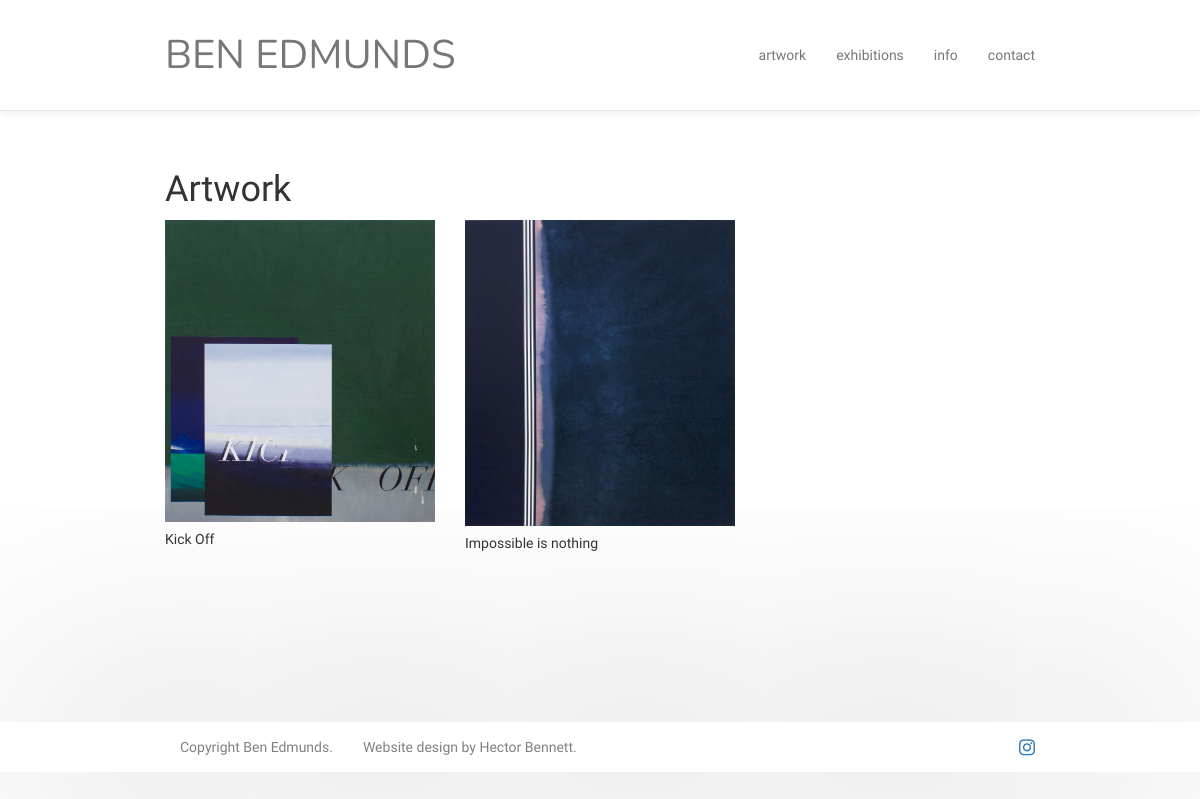
The app's page /gallery/artwork/, older data.
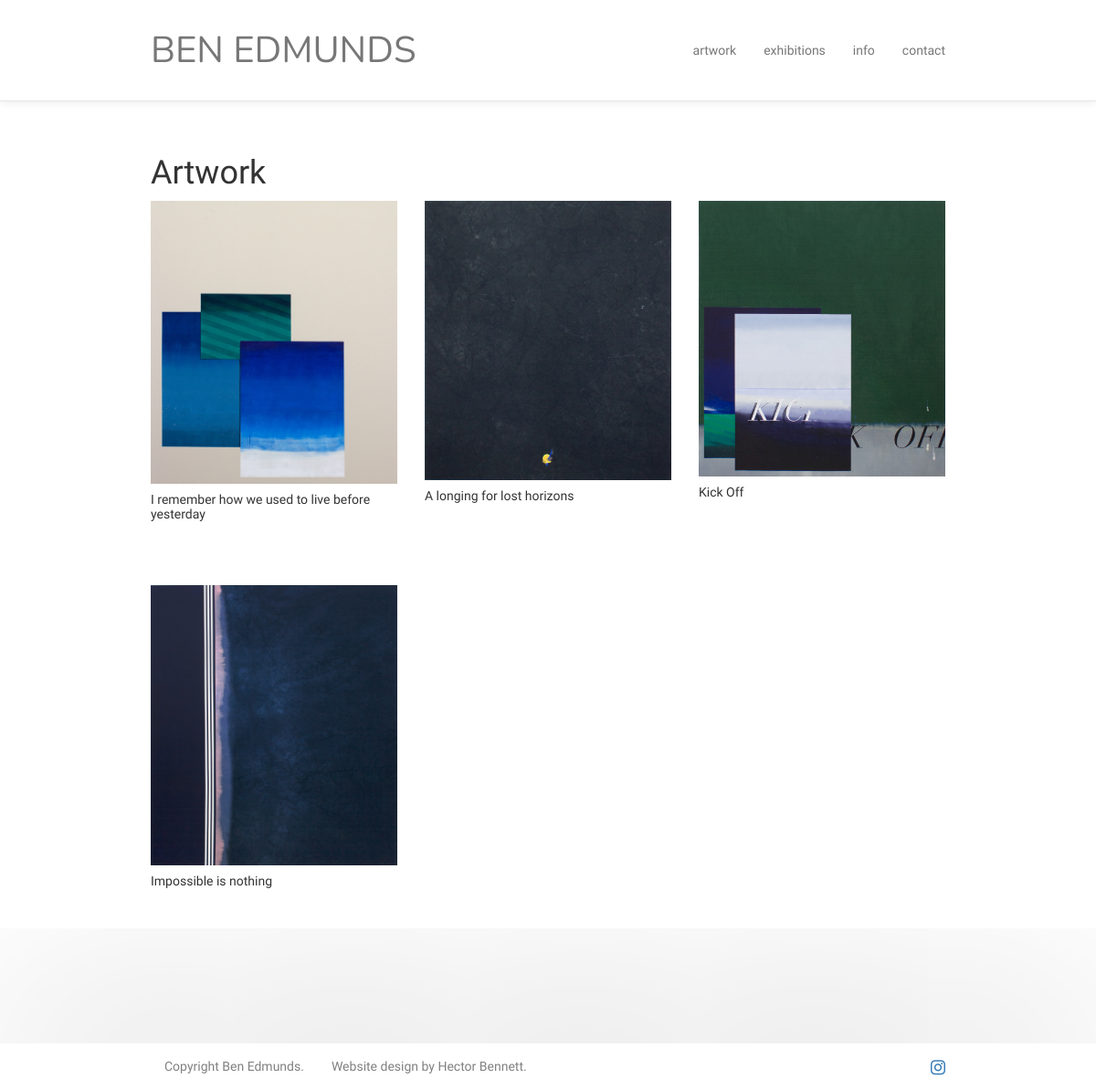
The same page, newer data.
### gallery/models.py (models this page shows, shortened)
class Artwork(models.Model):
	image = models.ImageField(upload_to="artwork/%Y/%m/", blank=True, null=True)
	alt_image_1 = models.ImageField(upload_to="artwork/%Y/%m/", blank=True, null=True)
	alt_image_2 = models.ImageField(upload_to="artwork/%Y/%m/", blank=True, null=True)
	alt_image_3 = models.ImageField(upload_to="artwork/%Y/%m/", blank=True, null=True)
	title = models.CharField(max_length=200)
	medium = models.CharField(max_length=200)
	height = models.IntegerField()
	width = models.IntegerField()
	description = models.TextField()
	date_created = models.DateField()
	date_published = models.DateTimeField(blank=True, null=True,)
	album = models.ForeignKey(Album)
	def __str__(self):
		return self.title

### gallery/views.py (the view)
# urls.py: url(r'^artwork/(?P<pk>\d+)/$', views.artwork_detail, name='artwork_detail'),
def artwork(request):
	Artworks = Artwork.objects.filter(date_created__lte=timezone.now()).order_by('date_created')
	return render(request, 'artwork.html', {'Artworks': Artworks})

### templates/artwork.html (shortened to what this page needs)
{% extends 'base.html' %}
{% load static %}
{% load thumbnail %}
{% block content %}
<div class="container middle">
	<h1>Artwork</h1>
	<div class="row art-row">
	{% for Artwork in Artworks %}
		<div class="col-md-4 col-sm-6 col-xs-12 artbox">
			{% thumbnail Artwork.image "x780" as im %}
				<a href="{% url 'artwork_detail' pk=Artwork.pk %}"><img src="{{ im.url }}" class="img-responsive" class="img-thumbnail" alt="{{ Artwork }}"></a>
			{% endthumbnail %}
			<h5>{{ Artwork }}</h5>
		</div>
	{% endfor %}
	</div>
</div>
{% endblock %}

### templates/base.html (shortened to what this page needs)
{% load static %}
<!DOCTYPE html>
<html lang="en">
	<head>
		<link href="{% static "css/bootstrap.min.css" %}" rel="stylesheet">
		<link href="{% static "css/ie10-viewport-bug-workaround.css" %}" rel="stylesheet">
		<link href="{% static "css/font-awesome.min.css" %}" rel="stylesheet">
		<link href="{% static "main.css" %}" rel="stylesheet">
	</head>
  <body>
	<nav class="navbar navbar-default navbar-fixed-top">
		<div class="container">
			<div class="navbar-header">
				<a class="navbar-brand" href="/">BEN EDMUNDS</a>
			</div>
			<div id="navbar" class="navbar-collapse collapse">
				<ul class="nav navbar-nav navbar-right">
					<li><a href="/gallery/artwork">artwork</a></li>
					<li><a href="/info">exhibitions</a></li>
					<li><a href="/info">info</a></li>
					<li><a href="/info">contact</a></li>
				</ul>
			</div>
		</div>
	</nav>
	{% block content %}Ben Edmunds{% endblock %}
	<footer class="footer">
		<div class="container">
			<div>
				<p class="nav navbar-text">Copyright Ben Edmunds.</p>
				<p class="nav navbar-text">Website design by Hector Bennett.</p>
				<ul class="nav navbar-nav navbar-right">
					<li><a target="_blank" href="#"><i class="fa fa-lg fa-instagram" aria-hidden="true"></i></a></li>
				</ul>
			</div>
		</div>
	</footer>
  </body>
</html>

### static/main.css (style rules this page uses)
body { font-family: 'PT Sans', sans-serif; padding-top: 50px; }
.navbar { background: white; padding: 30px; margin-bottom: 0px; -webkit-box-shadow: 0px 0px 10px 0px rgba(0,0,0,0.1); -moz- box-shadow: 0px 0px 10px 0px rgba(0,0,0,0.1); box-shadow: 0px 0px 10px 0px rgba(0,0,0,0.1); }
.navbar-brand { font-family: 'Nunito', sans-serif; color: black; }
.middle { padding-top: 100px; padding-bottom: 100px; }
.footer { color: gray; margin: 0px; -webkit-box-shadow: 0px 0px 300px 0px rgba(0,0,0,0.4); -moz- box-shadow: 0px 0px 300px 0px rgba(0,0,0,0.4); box-shadow: 0px 0px 300px 0px rgba(0,0,0,0.4); }
.art-row { display: flex; flex-wrap: wrap; }
.artbox { padding-bottom: 60px; }
@media (min-width: 900px) { .container { max-width: 900px; } }
@media (min-width: 900px) { .navbar-brand { font-size: 4rem; } }

Row changes from the older to the newer data that the page shows:
added Artwork: shows a picture, title "I remember how we used to live before yesterday"
added Artwork: shows a picture, title "A longing for lost horizons"
